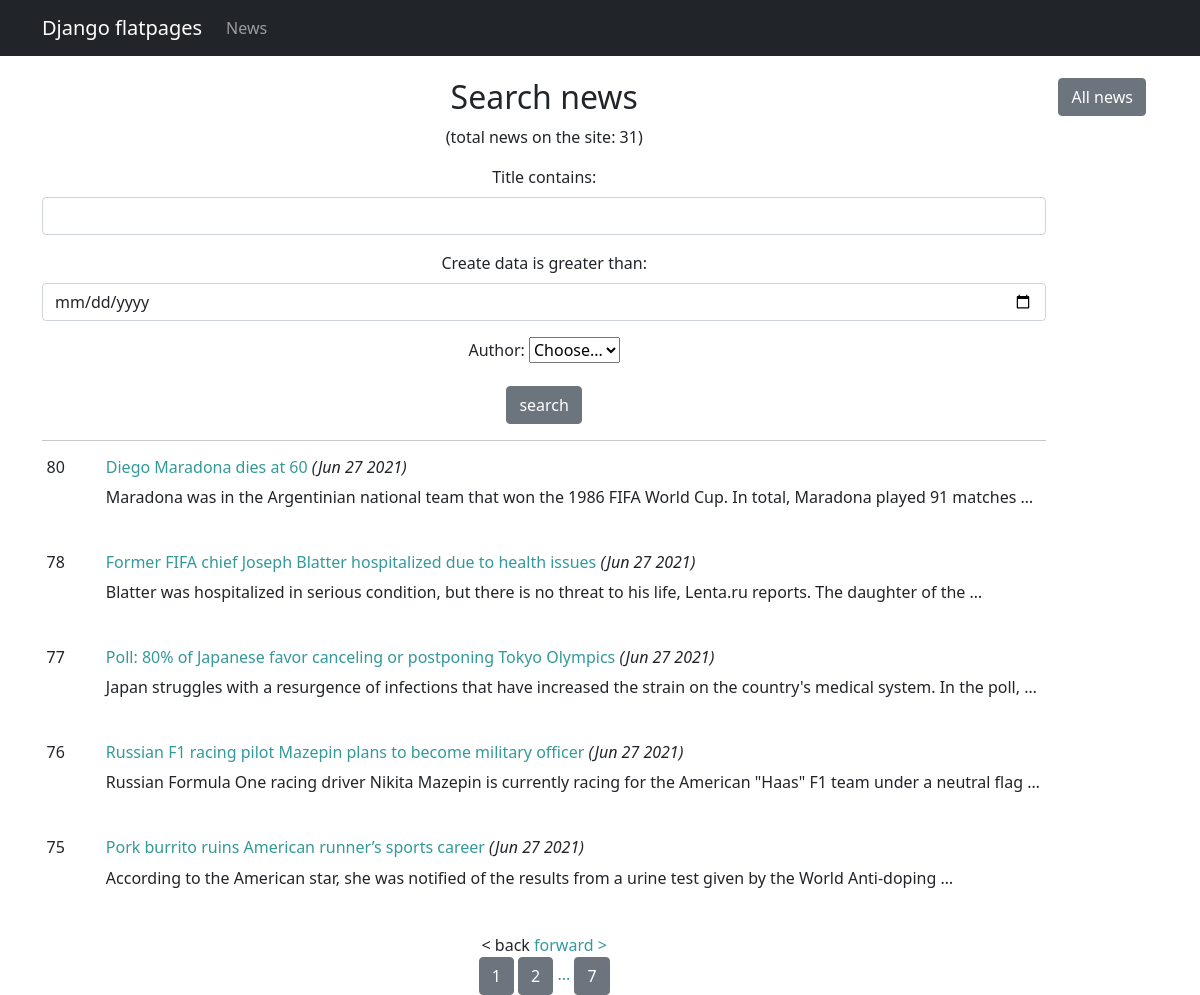
/news/search, run on the app's committed database.
### backend/models.py (models this page shows, shortened)
class Post(models.Model):
    author = models.ForeignKey(Author, on_delete = models.CASCADE)
    my_post_type = [('article', 'article'), ('news', 'news')]
    post_type = models.CharField(max_length = 7, choices = my_post_type)
    create_data = models.DateTimeField(auto_now_add = True)
    title = models.CharField(max_length = 255)
    content = models.TextField()
    rating = models.IntegerField(default = 0)
    category = models.ManyToManyField(Category, through = 'PostCategory')

### backend/views.py (the view)
# urls.py: path('search', PostSearch.as_view()),
class PostSearch(FilteredPost):
    filterset_class = PostFilter
    ordering = ['-create_data']
    paginate_by = 5

### backend/templatetags/custom_filters.py (called while the page is built)
@register.filter(name='censor')
def censor(value):
    words_list = value.split()
    for index, word in enumerate(words_list):
        if word.lower() in obscene_words:
            words_list[index] = "<...>"
    return " ".join(words_list)

### backend/views.py (called while the page is built)
    def get_queryset(self):
        queryset = super().get_queryset()
        self.filterset = self.filterset_class(self.request.GET, queryset=queryset)
        return self.filterset.qs.all()

    def get_page_param(self):
        page_param = self.request.GET.get("page", None)
        return page_param

    def get_context_data(self, **kwargs):
        context = super().get_context_data(**kwargs)
        context['filterset'] = self.filterset
        context['authors'] = Author.objects.all()
        context['paginate'] = self.paginate_by
        context['all_posts'] = Post.objects.all()
        context['page_param'] = self.get_page_param()
        context['limit_for_listing'] = Paginator(list(Post.objects.all()), 5).num_pages - 2
        return context

### templates/search.html (shortened to what this page needs)
{% extends 'base.html' %}
{% load custom_filters %}
{% block content %}
    <div style="display: flex">
        <div style="flex-basis: 90%">
            <h2>Search news</h2>
            <p>(total news on the site: {{ all_posts|length }})</p>
            <form method="GET">
                <div class="mb-3">
                    <label for="title" class="form-label">Title contains:</label>
                    <input type="text" class="form-control" id="title" name="title__icontains">
                </div>
                <div class="mb-3">
                <label for="create_data" class="form-label">Create data is greater than:</label>
                <input type="date" class="form-control" id="create_data" name="create_data__gt">
                </div>
                <div class="mb-3">
                    <label for="author" class="form-label">Author:</label>
                    <select name="author" id="author">
                        <option selected disabled value="">Choose...</option>
                    </select>
                </div>
                <button type="submit" class="btn btn-secondary">search</button>
            </form>
            <hr>
            {% if posts %}
                <table style="margin-left: auto; margin-right: auto;">
                {% for post in object_list %}
                    <tr>
                        <td style="vertical-align: top; padding-right: 5vh;">
                            <h6>{{ post.id }}</h6>
                        </td>
                        <td>
                            <h6 style="text-align: justify">
                                <a href="{{ post.id }}" style="text-decoration: none; color: #339999;">{{ post.title|censor }}</a>
                                <i>({{ post.create_data|date:'M d Y' }})</i></h6>
                            <p style="text-align: justify">{{ post.content|truncatewords:20|censor }}</p>
                        </td>
                        <td>
                        </td>
                    </tr>
                    <tr>
                        <td>
                            <br>
                        </td>
                    </tr>
                {% endfor %}
                </table>
            {% else %}
                <h3>No news. Come back later!</h3>
            {% endif %}
            {% if is_paginated %}
                {% if request.GET.author %}
                    <div>
                        {% if page_obj.has_previous %}
                            <a href="{{ request.get_full_path }}&page={{ page_obj.previous_page_number }}" style="text-decoration: none; color: #339999;">&lt; back</a>
                        {% else %}
                            <span>&lt; back</span>
                        {% endif %}
                        {% if page_obj.has_next %}
                            <a href="{{ request.get_full_path }}&page={{ page_obj.next_page_number }}" style="text-decoration: none; color: #339999;">forward &gt;</a>
                        {% else %}
                            <span>forward &gt;</span>
                        {% endif %}
                    </div>
                    <div>
                        {% if page_obj.paginator.num_pages < 6 %}
                            {% for i in page_obj.paginator.page_range %}
                                <a href="{{ request.get_full_path }}&page={{ i }}" class="btn btn-secondary" >{{ i }}</a>
                            {% endfor %}
                        {% else %}
                            <a href="{{ request.get_full_path }}&page=1" class="btn btn-secondary" >1</a>
                            {% if page_obj.number > 3 %}
                                <span style="color: #339999;">...</span>
                            {% endif %}
                            {% if page_obj.number == 1 %}
                                <a href="{{ request.get_full_path }}&page=2" class="btn btn-secondary" >2</a>
                            {% elif page_obj.number == 2 %}
                                <a href="{{ request.get_full_path }}&page=2" class="btn btn-secondary" >2</a>
                                <a href="{{ request.get_full_path }}&page=3" class="btn btn-secondary" >3</a>
                            {% elif page_obj.number == page_obj.paginator.num_pages %}
                                <a href="{{ request.get_full_path }}&page={{ page_obj.previous_page_number }}" class="btn btn-secondary" >{{ page_obj.previous_page_number }}</a>
                            {% elif page_obj.number > limit_for_listing %}
                                <a href="{{ request.get_full_path }}&page={{ page_obj.previous_page_number }}" class="btn btn-secondary" >{{ page_obj.previous_page_number }}</a>
                                <a href="{{ request.get_full_path }}&page={{ page_obj.number }}" class="btn btn-secondary" >{{ page_obj.number }}</a>
                            {% else %}
                                <a href="{{ request.get_full_path }}&page={{ page_obj.previous_page_number }}" class="btn btn-secondary" >{{ page_obj.previous_page_number }}</a>
                                <a href="{{ request.get_full_path }}&page={{ page_obj.number }}" class="btn btn-secondary" >{{ page_obj.number }}</a>
                                <a href="{{ request.get_full_path }}&page={{ page_obj.next_page_number }}" class="btn btn-secondary" >{{ page_obj.next_page_number }}</a>
                            {% endif %}
                            {% if page_obj.number < limit_for_listing %}
                                <span style="color: #339999;">...</span>
                            {% endif %}
                            <a href="{{ request.get_full_path }}&page={{ page_obj.paginator.num_pages }}" class="btn btn-secondary" >{{ page_obj.paginator.num_pages }}</a>
                        {% endif %}
                    </div>
                {% else %}
                <div>
                    {% if page_obj.has_previous %}
                        <a href="?page={{ page_obj.previous_page_number }}" style="text-decoration: none; color: #339999;">&lt; back</a>
                    {% else %}
                        <span>&lt; back</span>
                    {% endif %}
                    {% if page_obj.has_next %}
                        <a href="?page={{ page_obj.next_page_number }}" style="text-decoration: none; color: #339999;">forward &gt;</a>
                    {% else %}
                        <span>forward &gt;</span>
                    {% endif %}
                </div>
                <div>
                    {% if page_obj.paginator.num_pages < 6 %}
                        {% for i in page_obj.paginator.page_range %}
                            <a href="?page={{ i }}" class="btn btn-secondary" >{{ i }}</a>
                        {% endfor %}
                    {% else %}
                        <a href="?page=1" class="btn btn-secondary" >1</a>
                        {% if page_obj.number == 1 %}
                            <a href="?page=2" class="btn btn-secondary" >2</a>
                        {% elif page_obj.number == 2 %}
                            <a href="?page=2" class="btn btn-secondary" >2</a>
                            <a href="?page=3" class="btn btn-secondary" >3</a>
                        {% elif page_obj.number == page_obj.paginator.num_pages %}
                            <a href="?page={{ page_obj.previous_page_number }}" class="btn btn-secondary" >{{ page_obj.previous_page_number }}</a>
                        {% elif page_obj.number > limit_for_listing %}
                            <a href="?page={{ page_obj.previous_page_number }}" class="btn btn-secondary" >{{ page_obj.previous_page_number }}</a>
                            <a href="?page={{ page_obj.number }}" class="btn btn-secondary" >{{ page_obj.number }}</a>
                        {% endif %}
                        {% if page_obj.number < limit_for_listing %}
                            <span style="color: #339999;">...</span>
                        {% endif %}
                        <a href="?page={{ page_obj.paginator.num_pages }}" class="btn btn-secondary" >{{ page_obj.paginator.num_pages }}</a>
                    {% endif %}
                </div>
                {% endif %}
            {% endif %}
        </div>
        <div style="flex-basis: 10%">
            <a href="/.." class="btn btn-secondary" >All news</a>
        </div>
    </div>
{% endblock content %}

### templates/base.html (shortened to what this page needs)
{% load static %}
<!DOCTYPE html>
<html lang="en">
<head>
    <link href="{% static 'css/styles.css' %}" rel="stylesheet">
</head>
<body>
    <nav class="navbar navbar-expand-lg navbar-dark bg-dark static-top">
        <div class="container">
            <a class="navbar-brand" href="#">Django flatpages</a>
            <div class="collapse navbar-collapse" id="navbarResponsive">
                <ul class="navbar-nav ml-auto">
                    <li class="nav-item active">
                        <a class="nav-link" href="/..">News</a>
                    </li>
                </ul>
            </div>
        </div>
    </nav>
        <div class="container">
            <div class="row">
                <div class="col-lg-12 text-center">
                    {% block body %}
                    {% block content %}
                    {% endblock content %}
                    {% endblock body %}
                </div>
            </div>
        </div>
</body>
</html>

### data on the page
Post: id "80", title|censor "Diego Maradona dies at 60", create_data "Jun 27 2021", content|censor "Maradona was in the Argentinian national team that won the 1986 FIFA World Cup. In total, Maradona played 91 matches …"
Post: id "78", title|censor "Former FIFA chief Joseph Blatter hospitalized due to health issues", create_data "Jun 27 2021", content|censor "Blatter was hospitalized in serious condition, but there is no threat to his life, Lenta.ru reports. The daughter of the …"
Post: id "77", title|censor "Poll: 80% of Japanese favor canceling or postponing Tokyo Olympics", create_data "Jun 27 2021", content|censor "Japan struggles with a resurgence of infections that have increased the strain on the country's medical system. In the poll, …"
Post: id "76", title|censor "Russian F1 racing pilot Mazepin plans to become military officer", create_data "Jun 27 2021", content|censor "Russian Formula One racing driver Nikita Mazepin is currently racing for the American \"Haas\" F1 team under a neutral flag …"
Post: id "75", title|censor "Pork burrito ruins American runner’s sports career", create_data "Jun 27 2021", content|censor "According to the American star, she was notified of the results from a urine test given by the World Anti-doping …"

### other printed values
{{ all_posts|length }} "31"
{{ page_obj.paginator.num_pages }} "7"
